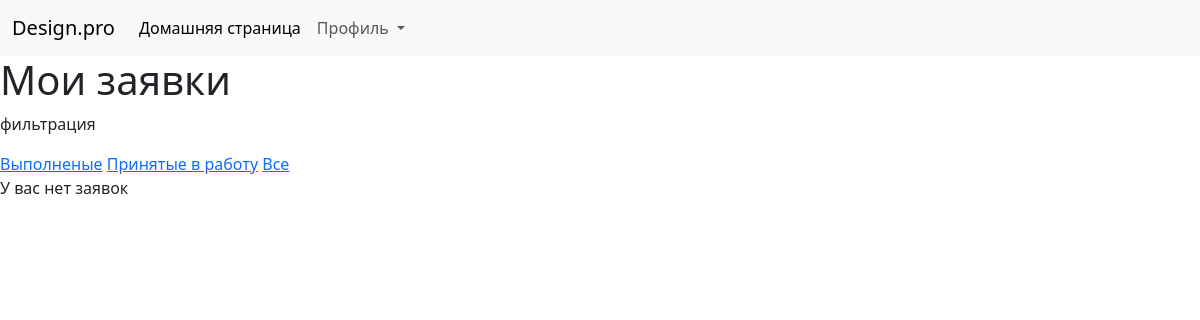
Page /studio/pleasn/ (signed in) on the earlier database version.
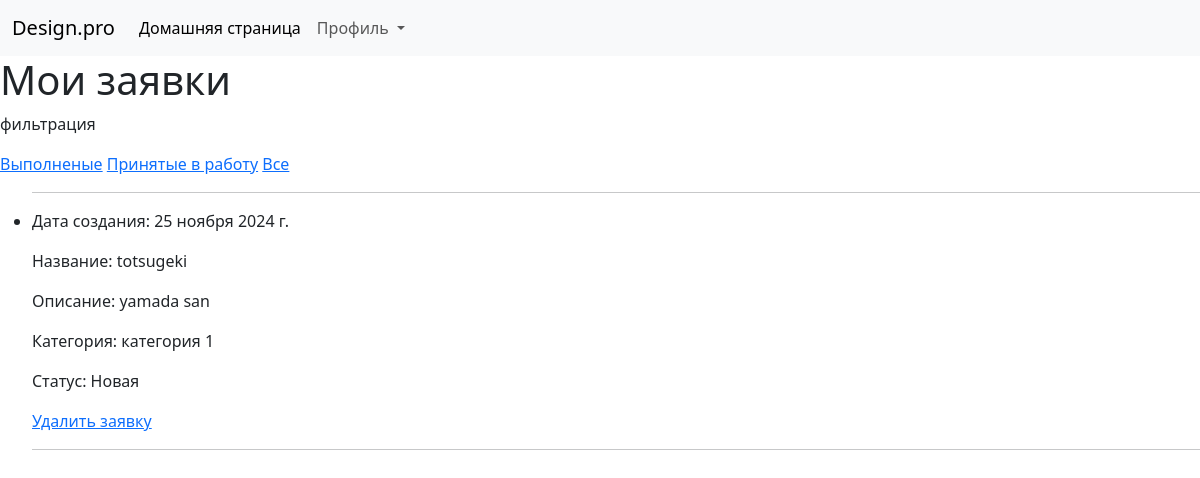
Same page on the later database version.
### studio/models.py (models this page shows, shortened)
class Plea(models.Model):
    name = models.CharField(max_length=50)
    description = models.TextField(max_length=1000, help_text="Введите описание заявки")
    category = models.ForeignKey('Category', on_delete=models.SET_NULL, null=True, help_text="Выберите категорию заявки")
    plan = models.ImageField(upload_to ='images/', null=True)
    author = models.ForeignKey(User, on_delete=models.SET_NULL, null=True, blank=True)
    creationDate = models.DateField(default=date.today)
    LOAN_STATUS = (
        ('n', 'Новая'),
        ('c', 'Выполнено'),
        ('i', 'принято в работу')
    )
    status = models.CharField(max_length=1, choices=LOAN_STATUS, blank=True, default='n', help_text='Статус заявки')
    def get_absolute_url(self):
        return reverse('plea-detail', args=[str(self.id)])

class Category(models.Model):
    name = models.CharField(
        max_length=200,
        unique=True,
        help_text="Введите категорию"
    )
    def __str__(self):
        return self.name
    class Meta:
        constraints = [
            UniqueConstraint(
                Lower('name'),
                name='genre_name_case_insensitive_unique',
                violation_error_message = "Жанр уже существует (совпадение без учета регистра)"
            ),
        ]

### studio/views.py (the view)
class PleaListViewN(LoginRequiredMixin,generic.ListView):
    model = Plea
    template_name ='studio/plea_list_n.html'
    def get_queryset(self):
        return Plea.objects.filter(author=self.request.user).order_by('creationDate').filter(status='n')

### studio/templates/studio/plea_list_n.html
{% extends "base_generic.html" %}
{% block content %}
  <h1>Мои заявки</h1>
  <p>фильтрация</p>
  <a href="{% url 'pleas_c'%}">Выполненые</a>
  <a href="{% url 'pleas_i'%}">Принятые в работу</a>
  <a href="{% url 'pleas'%}">Все</a>
  {% if plea_list %}
    <ul>
      {% for plea in plea_list %}
      <li>
        <hr>
        <p>Дата создания: {{ plea.creationDate }}</p>
        <p>Название: {{ plea.name }}</p>
        <p>Описание: {{ plea.description }}</p>
        <p>Категория: {{ plea.category }}</p>
        {% if plea.status == 'n' %}
        <p>Статус: Новая</p>
        {% elif plea.status == 'c' %}
        <p>Статус: Выполнено</p>
        {% else %}
        <p>Статус: принято в работу</p>
        {% endif %}
        <a href="{{ plea.get_absolute_url }}/delete/">Удалить заявку</a>
        <hr>
      </li>
      {% endfor %}
    </ul>
  {% else %}
    <p>У вас нет заявок</p>
  {% endif %}
{% endblock %}

### studio/templates/base_generic.html (shortened to what this page needs)
<!doctype html>
<html lang="ru">
<head>
  {% load bootstrap5 %}
  {% bootstrap_css %}
</head>
<body>
  {% block header %}
  <header>
      <nav class="navbar navbar-expand-lg bg-body-tertiary">
          <div class="container-fluid">
            <a class="navbar-brand" href="{% url 'index' %}">Design.pro</a>
            <div class="collapse navbar-collapse" id="navbarNavDropdown">
              <ul class="navbar-nav">
                <li class="nav-item">
                  <a class="nav-link active" aria-current="page" href="{% url 'index' %}">Домашняя страница</a>
                </li>
                {% if user.is_authenticated %}
                <li class="nav-item dropdown">
                    <a class="nav-link dropdown-toggle" href="#" role="button" data-bs-toggle="dropdown" aria-expanded="false">
                      Профиль
                    </a>
                </li>
                {% endif %}
              </ul>
            </div>
          </div>
        </nav>
  </header>
  {% endblock %}
  {% block content %}{% endblock %}
</body>
</html>

Differences in the rows shown:
added Plea: creationDate "25 ноября 2024 г.", name "totsugeki", description "yamada san", category "категория 1", status "Статус: Новая"
Other differences:
text no longer shown: "У вас нет заявок"
